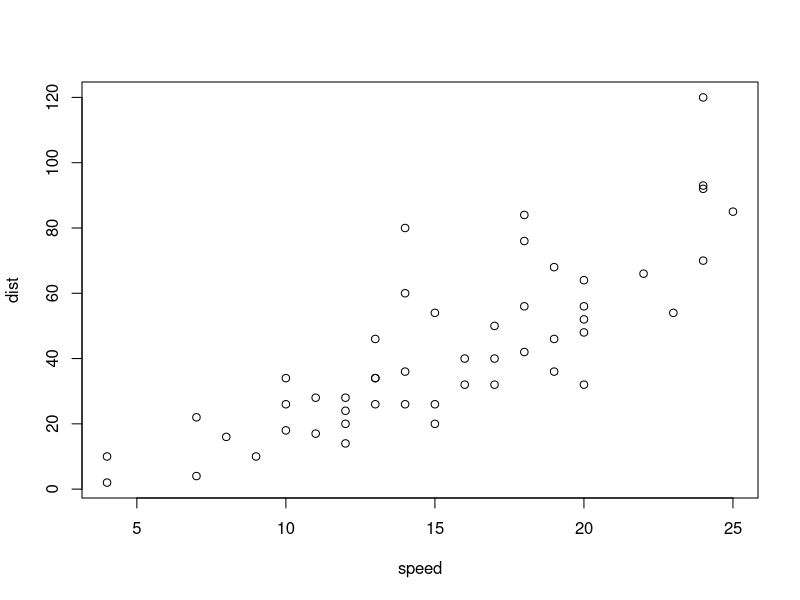
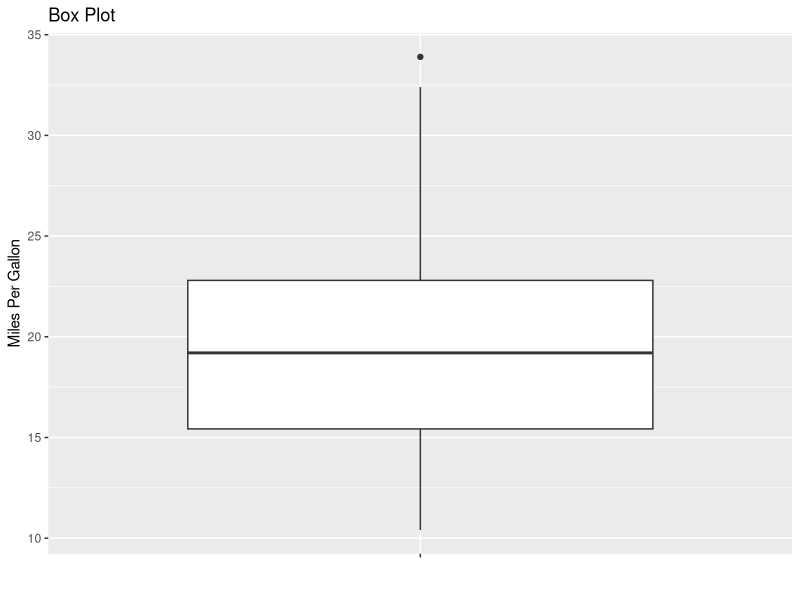
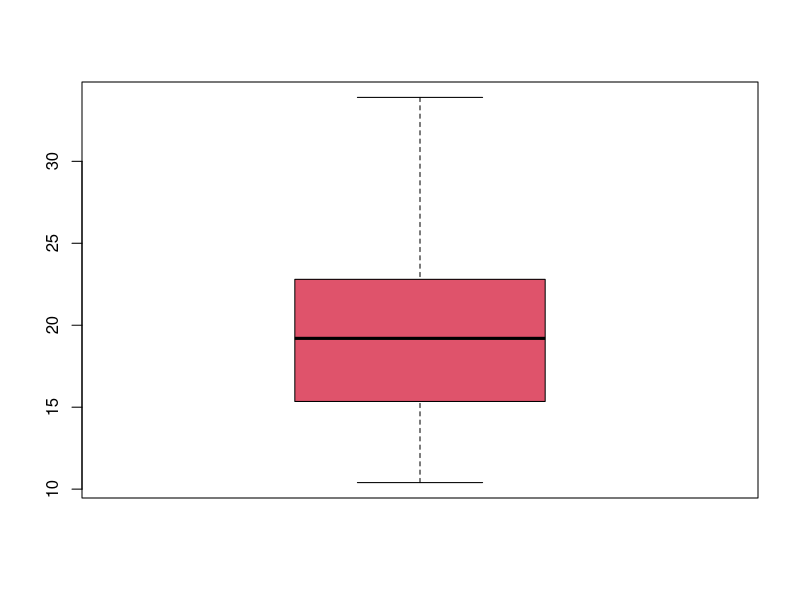

The R script that drew these images, in order:
## ---- chunk 1
library(ggplot2)
## ---- chunk 2
plot(cars)
## ---- chunk 3
ggplot(mtcars, aes(x="", y=mpg)) +
  geom_boxplot() +
  labs(y="Miles Per Gallon", x="", title="Box Plot")
## ---- chunk 4
boxplot(mtcars$mpg, col=2, range=0)
## ---- chunk 5

